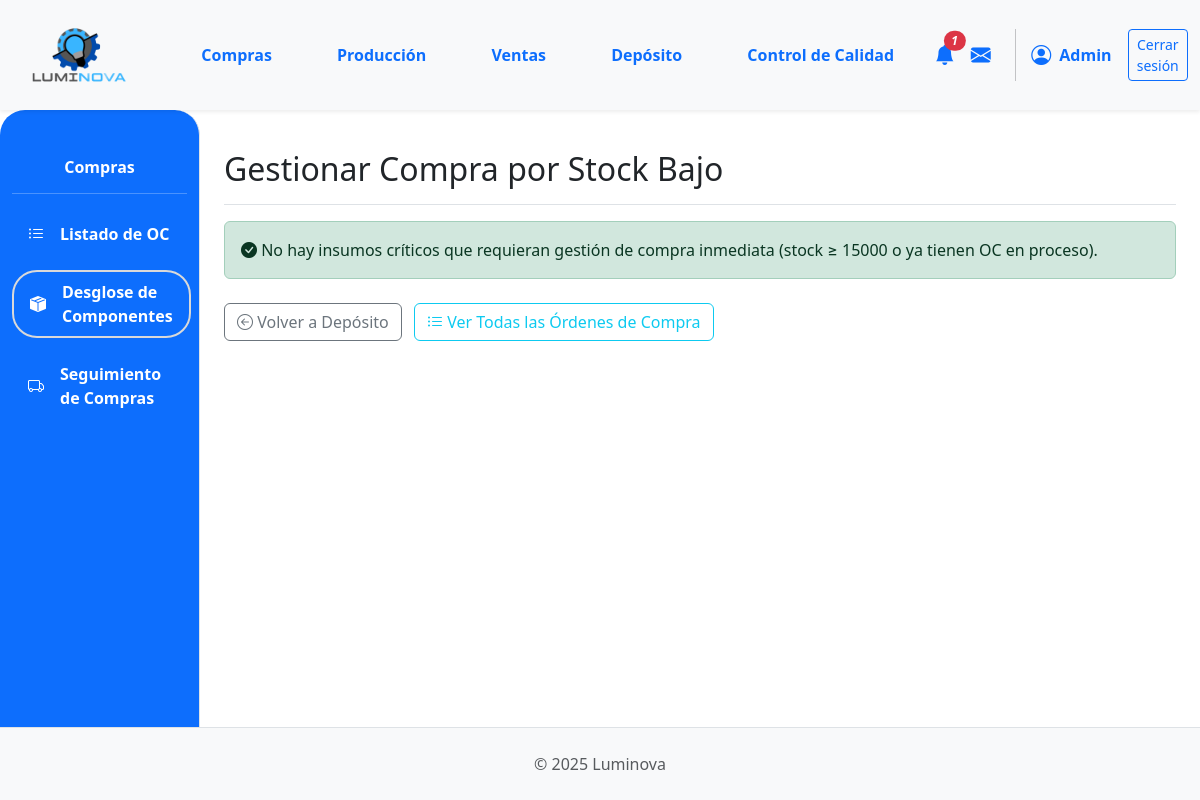
The page /compras/desglose/ (signed in) on the database as committed earlier.
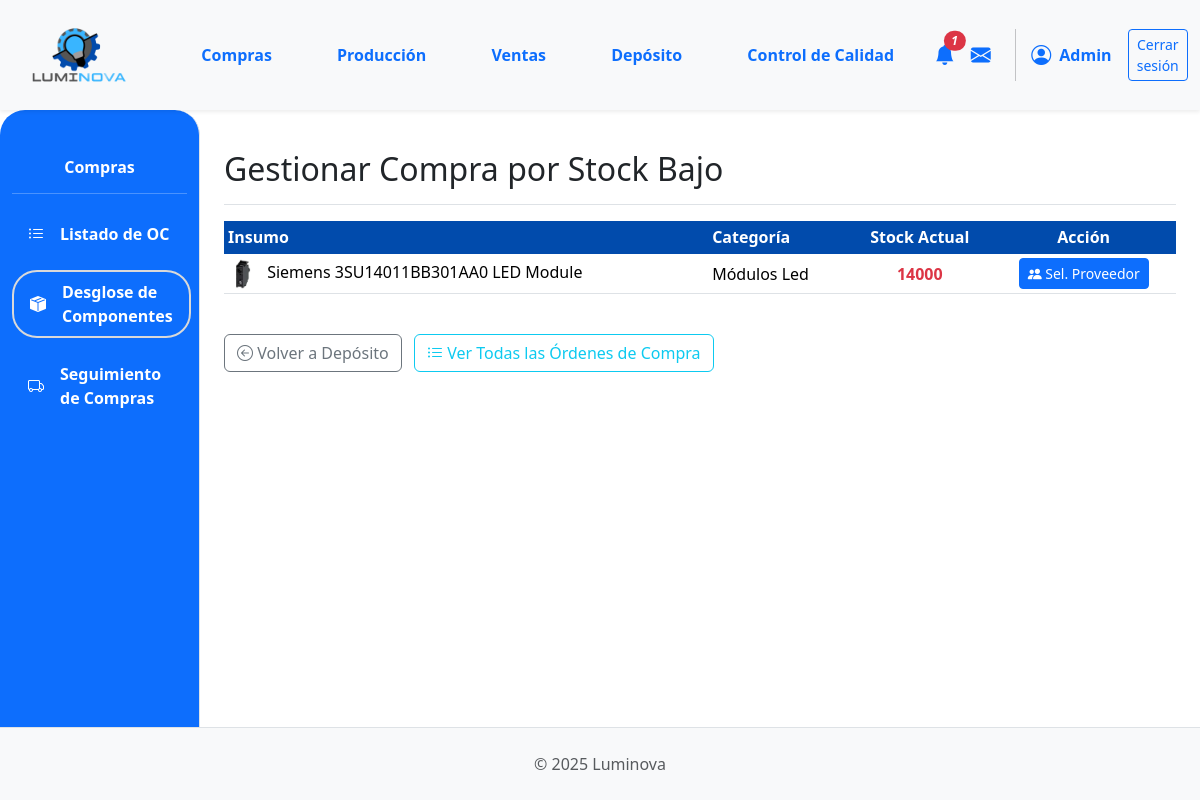
The same page on the database as committed later.
### App_LUMINOVA/models.py (models this page shows, shortened)
class Insumo(models.Model):
    descripcion = models.CharField(max_length=255)
    categoria = models.ForeignKey(
        CategoriaInsumo, on_delete=models.PROTECT, related_name="insumos"
    )
    fabricante = models.ForeignKey(
        Fabricante,
        on_delete=models.SET_NULL,
        null=True,
        blank=True,
        related_name="insumos_fabricados",
    )
    imagen = models.ImageField(null=True, blank=True, upload_to="insumos/")
    stock = models.IntegerField(default=0)
    cantidad_en_pedido = models.PositiveIntegerField(
    default=0,
    verbose_name="Cantidad en Pedido",
    blank=True,
    null=True
)

class CategoriaInsumo(models.Model):
    nombre = models.CharField(
        max_length=100, unique=True, verbose_name="Nombre Categoría Insumo"
    )
    imagen = models.ImageField(upload_to="categorias_insumos/", null=True, blank=True)
    class Meta:
        verbose_name = "Categoría de Insumo"
        verbose_name_plural = "Categorías de Insumos"

### App_LUMINOVA/views.py (the view)
# urls.py: path('compras/desglose/', compras_desglose_view, name='compras_desglose'),
@login_required
def compras_desglose_view(request):
    logger.info("--- compras_desglose_view: INICIO ---")
    UMBRAL_STOCK_BAJO_INSUMOS = 15000
    ESTADOS_OC_POST_BORRADOR = ['APROBADA', 'ENVIADA_PROVEEDOR', 'EN_TRANSITO', 'RECIBIDA_PARCIAL', 'RECIBIDA_TOTAL', 'COMPLETADA']
    insumos_ya_gestionados_ids = Orden.objects.filter(
        tipo='compra',
        estado__in=ESTADOS_OC_POST_BORRADOR,
        insumo_principal__isnull=False
    ).values_list('insumo_principal_id', flat=True).distinct()
    logger.info(f"IDs de insumos que ya tienen OC post-borrador: {list(insumos_ya_gestionados_ids)}")
    insumos_criticos_para_gestionar = Insumo.objects.filter(
        stock__lt=UMBRAL_STOCK_BAJO_INSUMOS
    ).exclude(
        id__in=insumos_ya_gestionados_ids
    ).select_related('categoria').order_by('categoria__nombre', 'stock', 'descripcion')
    logger.info(f"Insumos críticos que requieren acción de Compras: {insumos_criticos_para_gestionar.count()}")
    context = {
        'insumos_criticos_list_con_estado': insumos_criticos_para_gestionar,
        'umbral_stock_bajo': UMBRAL_STOCK_BAJO_INSUMOS,
        'titulo_seccion': 'Gestionar Compra por Stock Bajo',
    }
    return render(request, 'compras/compras_desglose.html', context)

### App_LUMINOVA/templates/compras/compras_desglose.html (shortened to what this page needs)
{% extends 'padre.html' %}
{% load static %}
{% load django_bootstrap5 %}
{% block sidebar_content %}
    {% include 'compras/compras_sidebar.html' %}
{% endblock %}
{% block content %}
<div class="d-flex justify-content-between flex-wrap flex-md-nowrap align-items-center pt-3 pb-2 mb-3 border-bottom">
    <h1 class="h2">{{ titulo_seccion }}</h1>
</div>
{% if insumos_criticos_list_con_estado %}
<div class="table-responsive mt-3">
    <table class="table table-hover table-sm align-middle">
        <thead class="color-thead">
            <tr>
                <th class="color-thead" style="background-color: #014BAC;">Insumo</th>
                <th class="color-thead" style="background-color: #014BAC;">Categoría</th>
                <th class="text-center color-thead" style="background-color: #014BAC;">Stock Actual</th>
                <th class="text-center color-thead" style="background-color: #014BAC;">Acción</th>
            </tr>
        </thead>
        <tbody>
            {% for insumo_item in insumos_criticos_list_con_estado %}
            <tr>
                <td>
                    {% if insumo_item.imagen %}
                        <img src="{{ insumo_item.imagen.url }}" alt="{{ insumo_item.descripcion }}" style="width: 30px; height: 30px; object-fit: cover; border-radius: 3px; margin-right: 5px;">
                    {% endif %}
                    {{ insumo_item.descripcion|truncatechars:40 }}
                </td>
                <td>{{ insumo_item.categoria.nombre|default_if_none:"N/A" }}</td>
                <td class="text-center fw-bold text-danger">{{ insumo_item.stock }}</td>
                <td class="text-center">
                    <a href="{% url 'App_LUMINOVA:compras_seleccionar_proveedor_para_insumo' insumo_item.id %}"
                       class="btn btn-sm btn-primary"
                       title="Seleccionar Proveedor para {{ insumo_item.descripcion }}">
                        <i class="bi bi-people-fill"></i> Sel. Proveedor
                    </a>
                </td>
            </tr>
            {% endfor %}
        </tbody>
    </table>
</div>
{% else %}
<div class="alert alert-success mt-3" role="alert">
    <i class="bi bi-check-circle-fill"></i> No hay insumos críticos que requieran gestión de compra inmediata (stock ≥ {{ umbral_stock_bajo }} o ya tienen OC en proceso).
</div>
{% endif %}
<div class="mt-4">
    <a href="{% url 'App_LUMINOVA:deposito_view' %}" class="btn btn-outline-secondary">
        <i class="bi bi-arrow-left-circle"></i> Volver a Depósito
    </a>
    <a href="{% url 'App_LUMINOVA:compras_lista_oc' %}" class="btn btn-outline-info ms-2">
        <i class="bi bi-list-ul"></i> Ver Todas las Órdenes de Compra
    </a>
</div>
{% endblock %}

Rows that differ between the two databases and show on the page:
now on this page (row edited): Insumo: imagen (picture), descripcion "Siemens 3SU14011BB301AA0 LED Module", categoria.nombre "Módulos Led", stock "14000"
Other text that changed with them:
{{ umbral_stock_bajo }}: "15000" → (not shown)
text no longer shown: "No hay insumos críticos que requieran gestión de compra inmediata (stock ≥ o ya tienen OC en proceso)."
text now shown: "Insumo Categoría Stock Actual Acción"
